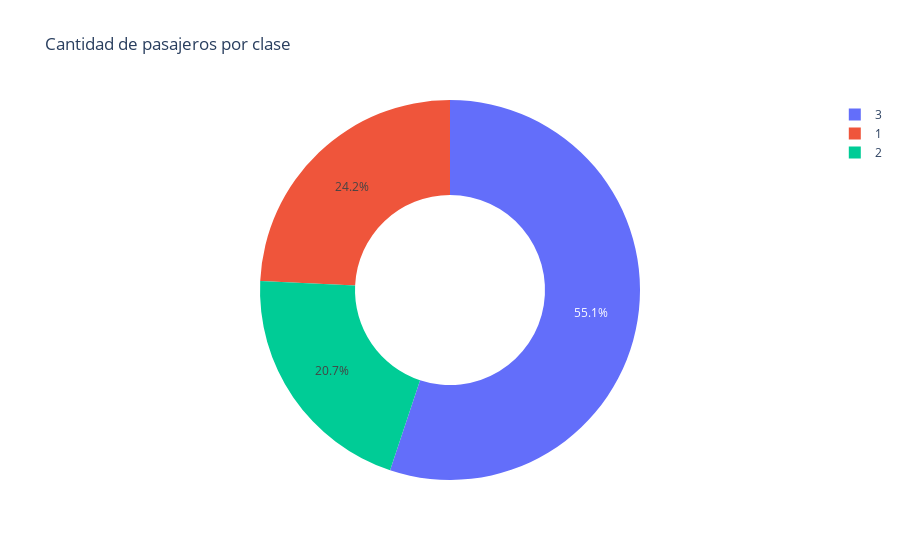

Here is the notebook cell this chart was saved with:
### Code cell
fig=px.pie(
    #se pasa el df
    clases,
    names = "Pclass", # nombre de la categoria
    values = "PassengerId", # cantidad de pasajeros
    title = "Cantidad de pasajeros por clase",
    hole = 0.5 # tamaño del hueco
)
fig.show() # grafica interactiva

### Figure 1 — Plotly figure (JSON) as saved in the notebook; plotly's stock layout.template omitted (floating-point values rounded to 4 significant figures)
{"data": [{"domain": {"x": [0, 1], "y": [0, 1]}, "hole": 0.5, "hovertemplate": "Pclass=%{label}<br>PassengerId=%{value}<extra></extra>", "labels": [1, 2, 3], "legendgroup": "", "name": "", "showlegend": true, "type": "pie", "values": [216, 184, 491]}], "layout": {"legend": {"tracegroupgap": 0}, "title": {"text": "Cantidad de pasajeros por clase"}}}
